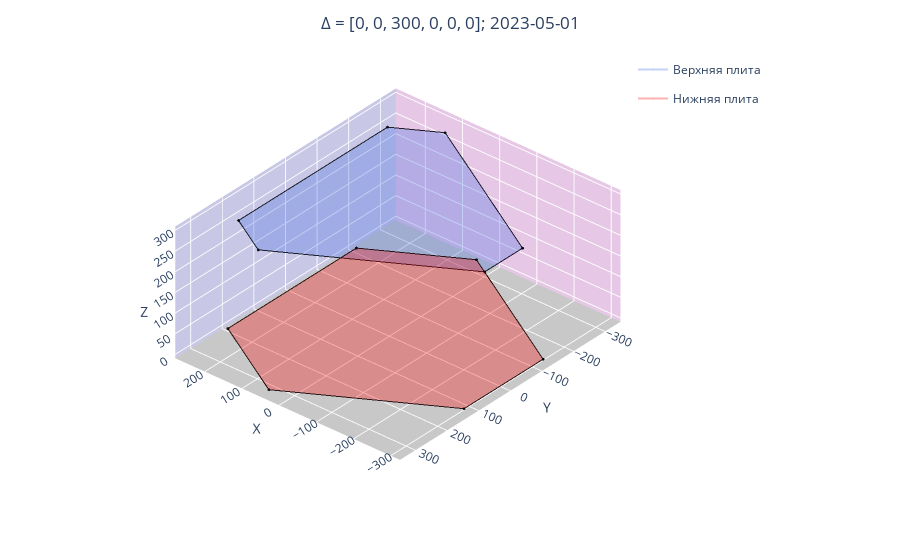

Notebook cell for this chart:
### Markdown cell above
Матрицы и координаты получены. Отрисуем результат

### Code cell
fig = go.Figure()

graph = Graph(fig, lower_points, upper_points, move_upper_CS)
graph.upper_plate()
graph.lower_plate()
graph.title()
graph.decor()

fig.show()

### Figure 1 — Plotly figure (JSON) as saved in the notebook; plotly's stock layout.template omitted (floating-point values rounded to 4 significant figures)
{"data": [{"legendgroup": "group7", "marker": {"color": "royalblue", "colorscale": [[0, "#440154"], [0.1111, "#482878"], [0.2222, "#3e4989"], [0.3333, "#31688e"], [0.4444, "#26828e"], [0.5556, "#1f9e89"], [0.6667, "#35b779"], [0.7778, "#6ece58"], [0.8889, "#b5de2b"], [1, "#fde725"]], "size": 1}, "name": "Верхняя плита", "opacity": 0.3, "showlegend": true, "surfaceaxis": 2, "type": "scatter3d", "x": [-307, 101.5, 205.5, 205.5, 101.5, -307, -307], "y": [-60, -295.9, -235.9, 235.9, 295.9, 60, -60], "z": [300, 300, 300, 300, 300, 300, 300]}, {"legendgroup": "group7", "marker": {"color": "black", "colorscale": [[0, "#440154"], [0.1111, "#482878"], [0.2222, "#3e4989"], [0.3333, "#31688e"], [0.4444, "#26828e"], [0.5556, "#1f9e89"], [0.6667, "#35b779"], [0.7778, "#6ece58"], [0.8889, "#b5de2b"], [1, "#fde725"]], "size": 1}, "opacity": 0.8, "showlegend": false, "surfaceaxis": -1, "type": "scatter3d", "x": [-307, 101.5, 205.5, 205.5, 101.5, -307, -307], "y": [-60, -295.9, -235.9, 235.9, 295.9, 60, -60], "z": [300, 300, 300, 300, 300, 300, 300]}, {"legendgroup": "group8", "marker": {"color": "red", "colorscale": [[0, "#440154"], [0.1111, "#482878"], [0.2222, "#3e4989"], [0.3333, "#31688e"], [0.4444, "#26828e"], [0.5556, "#1f9e89"], [0.6667, "#35b779"], [0.7778, "#6ece58"], [0.8889, "#b5de2b"], [1, "#fde725"]], "size": 1}, "name": "Нижняя плита", "opacity": 0.3, "showlegend": true, "surfaceaxis": 2, "type": "scatter3d", "x": [-307, 45.25, 261.8, 261.8, 45.25, -307, -307], "y": [-125, -328.4, -203.4, 203.4, 328.4, 125, -125], "z": [0, 0, 0, 0, 0, 0, 0]}, {"legendgroup": "group8", "marker": {"color": "black", "colorscale": [[0, "#440154"], [0.1111, "#482878"], [0.2222, "#3e4989"], [0.3333, "#31688e"], [0.4444, "#26828e"], [0.5556, "#1f9e89"], [0.6667, "#35b779"], [0.7778, "#6ece58"], [0.8889, "#b5de2b"], [1, "#fde725"]], "size": 1}, "opacity": 0.8, "showlegend": false, "surfaceaxis": -1, "type": "scatter3d", "x": [-307, 45.25, 261.8, 261.8, 45.25, -307, -307], "y": [-125, -328.4, -203.4, 203.4, 328.4, 125, -125], "z": [0, 0, 0, 0, 0, 0, 0]}], "layout": {"autosize": true, "legend": {"x": 0.7, "xanchor": "left", "y": 0.99, "yanchor": "top"}, "margin": {"b": 10, "l": 10, "r": 0, "t": 50}, "scene": {"camera": {"center": {"x": -0.3, "y": 0, "z": 0}, "eye": {"x": -2, "y": 2, "z": 1.65}, "projection": {"type": "orthographic"}}, "xaxis": {"backgroundcolor": "rgb(200, 200, 230)", "gridcolor": "white", "showbackground": true, "showspikes": false, "tickfont": {"size": 12}, "title": {"text": "X"}, "zerolinecolor": "white"}, "yaxis": {"backgroundcolor": "rgb(230, 200,230)", "gridcolor": "white", "showbackground": true, "showspikes": false, "tickfont": {"size": 12}, "title": {"text": "Y"}, "zerolinecolor": "white"}, "zaxis": {"backgroundcolor": "rgb(200, 200,200)", "gridcolor": "white", "showbackground": true, "tickfont": {"size": 12}, "title": {"text": "Z"}, "zerolinecolor": "white"}}, "title": {"text": "Δ = [0, 0, 300, 0, 0, 0]; 2023-05-01", "x": 0.5, "xanchor": "center", "y": 0.97, "yanchor": "top"}}}
